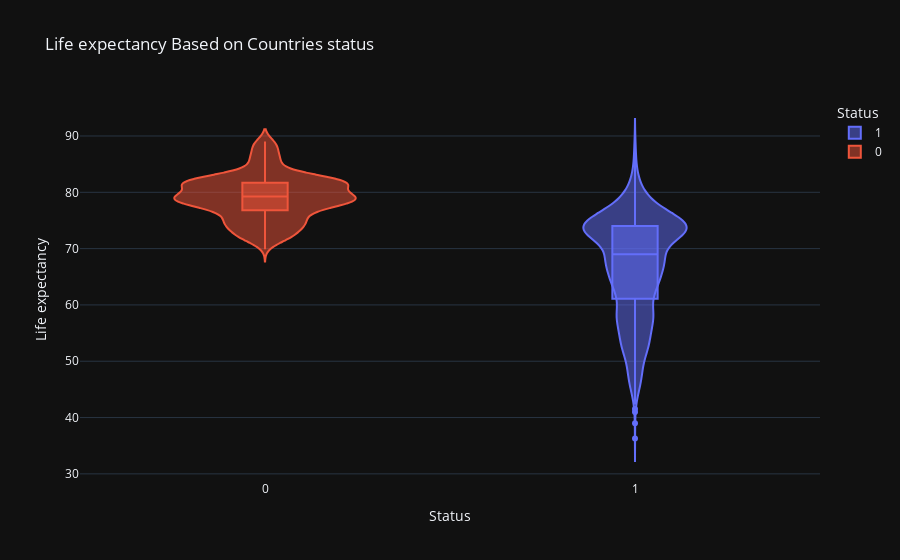

The code cell stored with this chart in its notebook:
### Markdown cell above
<b> DEVELOPED COUNTRIES HAS MAXIMUM LIFE EXPENTANCY

### Code cell
fig=px.violin(df,x='Status',y='Life expectancy ',color='Status',template='plotly_dark',box=True,title='Life expectancy Based on Countries status')
fig.show()

### Figure 1 — Plotly figure (JSON) as saved in the notebook; plotly's stock layout.template omitted (floating-point values rounded to 4 significant figures; data arrays with more than 128 entries replaced by an {"elided": "..."} marker saying what was removed)
{"data": [{"alignmentgroup": "True", "box": {"visible": true}, "hovertemplate": "Status=%{x}<br>Life expectancy =%{y}<extra></extra>", "legendgroup": "1", "marker": {"color": "#636efa"}, "name": "1", "offsetgroup": "1", "orientation": "v", "scalegroup": "True", "showlegend": true, "type": "violin", "x": {"elided": "2426 int values"}, "x0": " ", "xaxis": "x", "y": {"elided": "2426 float values"}, "y0": " ", "yaxis": "y"}, {"alignmentgroup": "True", "box": {"visible": true}, "hovertemplate": "Status=%{x}<br>Life expectancy =%{y}<extra></extra>", "legendgroup": "0", "marker": {"color": "#EF553B"}, "name": "0", "offsetgroup": "0", "orientation": "v", "scalegroup": "True", "showlegend": true, "type": "violin", "x": {"elided": "512 int values"}, "x0": " ", "xaxis": "x", "y": {"elided": "512 float values"}, "y0": " ", "yaxis": "y"}], "layout": {"legend": {"title": {"text": "Status"}, "tracegroupgap": 0}, "title": {"text": "Life expectancy Based on Countries status"}, "violinmode": "overlay", "xaxis": {"anchor": "y", "categoryarray": [1, 0], "categoryorder": "array", "domain": [0, 1], "title": {"text": "Status"}}, "yaxis": {"anchor": "x", "domain": [0, 1], "title": {"text": "Life expectancy "}}}}
